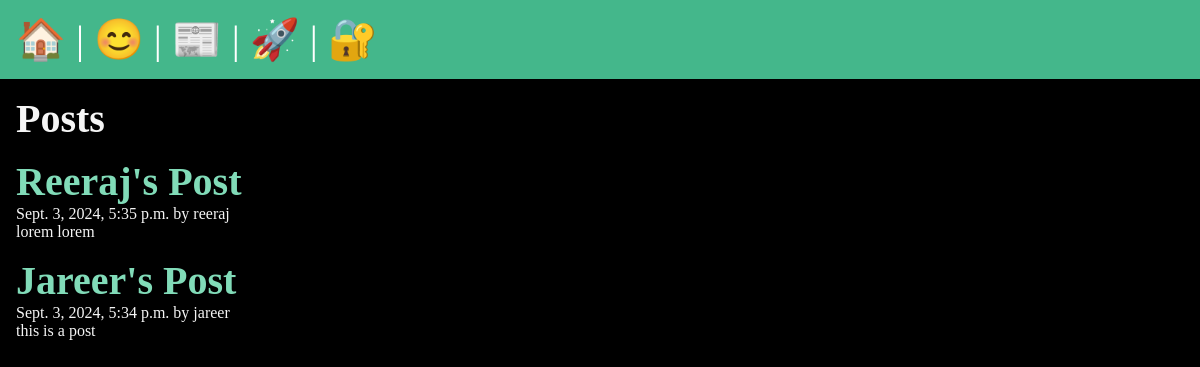
The app's page /posts/, older data.
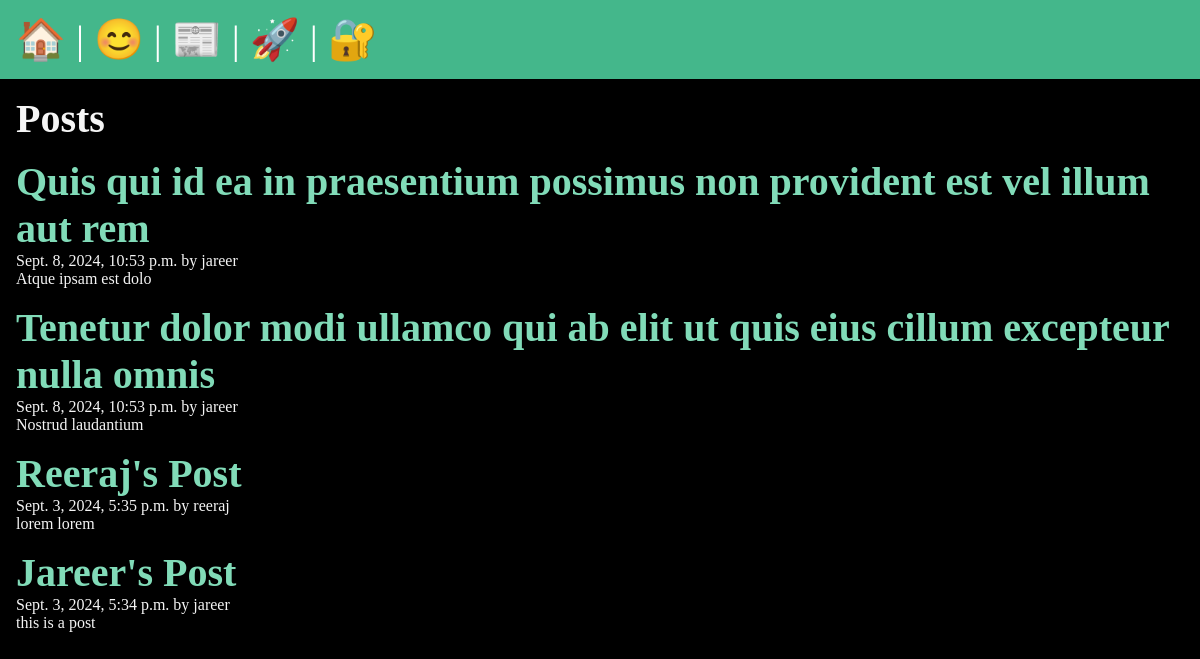
The same page, newer data.
### posts/models.py (models this page shows, shortened)
class Post(models.Model):
    title = models.CharField(max_length=100)
    body = models.TextField()
    slug = models.SlugField(max_length=100)
    date = models.DateTimeField(auto_now_add=True)
    banner = models.ImageField(default='fallback.png', blank=True)
    author = models.ForeignKey(User, on_delete=models.CASCADE, default=None)

### posts/views.py (the view)
# urls.py: path('', views.posts_list, name='list'),
def posts_list(request):
    posts = Post.objects.all().order_by('-date')
    return render(request, 'posts/posts_list.html', {'posts': posts})

### posts/templates/posts/posts_list.html (shortened to what this page needs)
{% extends 'layout.html' %}
{% block content %}
  <section>
    <h1>Posts</h1>
    {% for post in posts %}
      <article class="post">
        <h2>
          <a href="{% url 'posts:page' slug=post.slug %}">
            {{ post.title }}
          </a>
        </h2>
        <p>{{ post.date }} by {{ post.author }}</p>
        <p>{{ post.body }}</p>
      </article>
    {% endfor %}
  </section>
{% endblock %}

### templates/layout.html (shortened to what this page needs)
<!DOCTYPE html>
{% load static %}
<html lang="en">
  <head>
    <link rel="stylesheet" href="{% static 'css/style.css' %}" />
  </head>
  <body>
    <nav>
      <a href="/">
        <span role='img' aria-label='Home' title="Home">🏠</span>
      </a> |
      <a href="/about">
        <span role='img' aria-label='About' title="About">😊</span>
      </a> |
      <a href="{% url 'posts:list' %}">
        <span role='img' aria-label='Post' title="Post">📰</span>
      </a> |
      {% if user.is_authenticated %}
        <a href="{% url 'posts:new-post' %}" title="New Post">
          <span role='img' aria-label='New Post'>📝</span>
        </a> |
        <form class='logout' action="{% url 'users:logout' %}" method="post">
          {% csrf_token %}
          <button class="logout-button" title="Logout">
            <span role='img' aria-label='Logout' title="Logout">👋</span>
          </button>
        </form>
      {% else %}
        <a href="{% url 'users:register' %}" title="Register">
          <span role='img' aria-label='Register'>🚀</span>
        </a> |
        <a href="{% url 'users:login' %}" title="Login">
          <span role='img' aria-label='Login'>🔐</span>
        </a>
      {% endif %}
    </nav>
    <main>{% block content %} {% endblock %}</main>
  </body>
</html>

### static/css/style.css (style rules this page uses)
* { margin: 0; padding: 0; box-sizing: border-box; }
body { min-height: 100vh; background-color: black; color: whitesmoke; font-size: 3rem; }
nav { padding: 1rem; background-color: #44B78B; color: white; font-size: 2.5rem; }
main { padding: 1rem; }
section { display: flex; flex-flow: column; gap: 1rem; }
h1, h2 { font-size: 2.5rem; }
p { font-size: 1rem; }
a { text-decoration: none; color: #81dbb8; }

Row changes from the older to the newer data that the page shows:
added Post: title "Quis qui id ea in praesentium possimus non provident est vel illum aut rem", date "Sept. 8, 2024, 10:53 p.m.", author "jareer", body "Atque ipsam est dolo"
added Post: title "Tenetur dolor modi ullamco qui ab elit ut quis eius cillum excepteur nulla omnis", date "Sept. 8, 2024, 10:53 p.m.", author "jareer", body "Nostrud laudantium"
